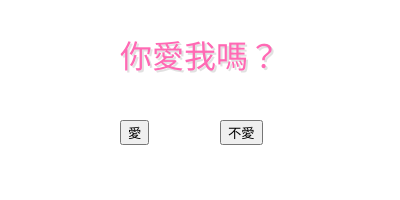
Frame 1 (no input)
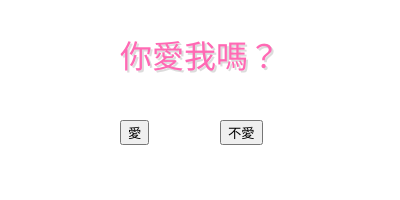
Frame 60 (no input)
Frame 120 (the mouse pressed at the canvas centre since frame 60): identical to frame 60, image omitted

The p5.js sketch that drew these frames (run headless with seeded random() and noise() and a simulated clock; from frame 60 on, the mouse is pressed at the canvas centre):

// p5.js sketch
// ── sketch.js
let yesButton;
let noButton;
let message = "你愛我嗎？";
let hearts = [];
let textColor;

function setup() {
    createCanvas(400, 200);
    textAlign(CENTER, CENTER);
    textFont('Noto Sans TC');
    
    // 設定漸層文字顏色
    textColor = color('#FF69B4');
    
    // 計算按鈕位置
    let centerY = height/2 + 20;
    let buttonSpacing = 20; // 按鈕之間的間距
    let totalButtonWidth = 160; // 兩個按鈕加間距的總寬度
    let startX = width/2 - totalButtonWidth/2; // 第一個按鈕的起始X位置
    
    // 創建"愛"按鈕
    yesButton = createButton('愛');
    yesButton.position(startX, centerY);
    yesButton.mousePressed(showLoveMessage);
    yesButton.id('yesButton');
    
    // 創建"不愛"按鈕
    noButton = createButton('不愛');
    noButton.position(startX + totalButtonWidth - 60, centerY); // 60是按鈕大約的寬度
    noButton.mouseOver(moveNoButton);
    noButton.id('noButton');
}

function draw() {
    background(255, 255, 255, 220);
    
    // 繪製愛心背景
    for (let i = hearts.length - 1; i >= 0; i--) {
        hearts[i].display();
        hearts[i].update();
        if (hearts[i].isOffscreen()) {
            hearts.splice(i, 1);
        }
    }
    
    // 繪製主要文字
    textSize(32);
    drawTextWithShadow(message, width/2, height/2 - 40); // 稍微上移文字
}

// 添加文字陰影效果的函數
function drawTextWithShadow(txt, x, y) {
    // 陰影效果
    push();
    fill(0, 0, 0, 30);
    text(txt, x + 2, y + 2);
    pop();
    
    // 主要文字
    fill(textColor);
    text(txt, x, y);
}

function moveNoButton() {
    let newX = random(50, width-50);
    let newY = random(50, height-50);
    noButton.position(newX, newY);
}

function showLoveMessage() {
    message = "我就知道你一定愛我～";
    // 改變文字顏色
    textColor = color('#FF1493');
    // 產生愛心特效
    for (let i = 0; i < 15; i++) {
        hearts.push(new Heart());
    }
}

// 愛心類別
class Heart {
    constructor() {
        this.x = random(width);
        this.y = height + 20;
        this.speed = random(1, 3);
        this.size = random(10, 20);
        this.opacity = 255;
    }
    
    update() {
        this.y -= this.speed;
        this.opacity -= 2;
    }
    
    display() {
        push();
        translate(this.x, this.y);
        fill(255, 105, 180, this.opacity);
        noStroke();
        beginShape();
        vertex(0, -this.size/2);
        bezierVertex(this.size/2, -this.size, this.size/2, 0, 0, this.size/2);
        bezierVertex(-this.size/2, 0, -this.size/2, -this.size, 0, -this.size/2);
        endShape(CLOSE);
        pop();
    }
    
    isOffscreen() {
        return this.y < -20 || this.opacity <= 0;
    }
}
